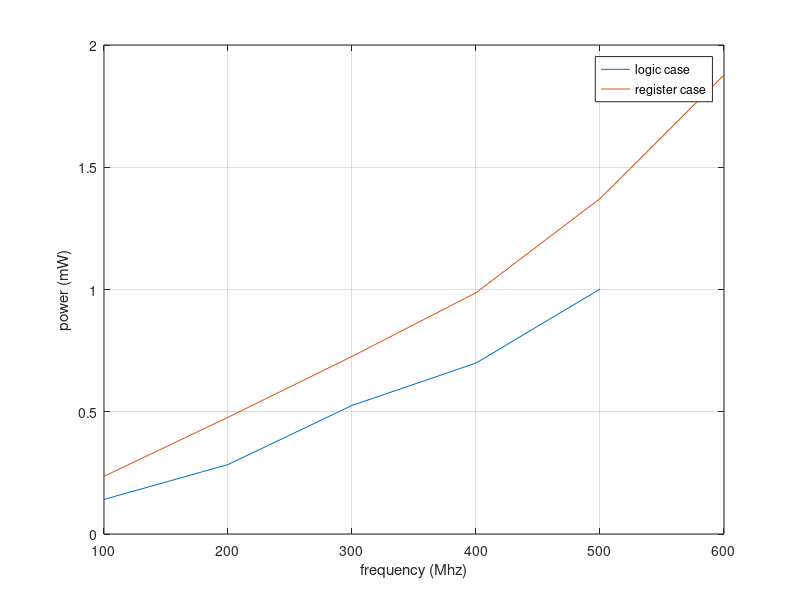
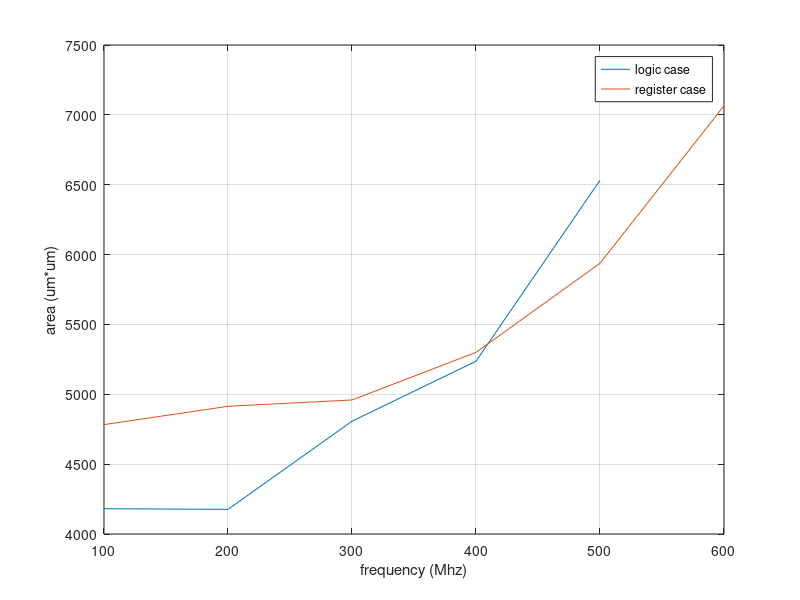

These charts were generated, in order, by the following MATLAB code:
frequency_logic = [100 200 300 400 500];
frequency_register = [100 200 300 400 500 600];
power_logic = [0.1415 0.2840 0.5257 0.6992 1.0016];
power_register = [0.2359 0.4773 0.7263 0.9869 1.3718 1.8776];
area_logic = [4181.039986 4176.360006 4807.080038 5236.560042 6531.840052];
area_register = [4782.959931 4913.999997 4959.360001 5299.920007 5937.839956 7064.639998];

figure(1);
plot(frequency_logic,power_logic );
hold on;
plot(frequency_register,power_register );
grid;
xlabel('frequency (Mhz)');
ylabel('power (mW)');
legend('logic case', 'register case');

figure(2);
plot(frequency_logic,area_logic );
hold on;
plot(frequency_register,area_register );
grid;
xlabel('frequency (Mhz)');
ylabel('area (um*um)');
legend('logic case', 'register case');

